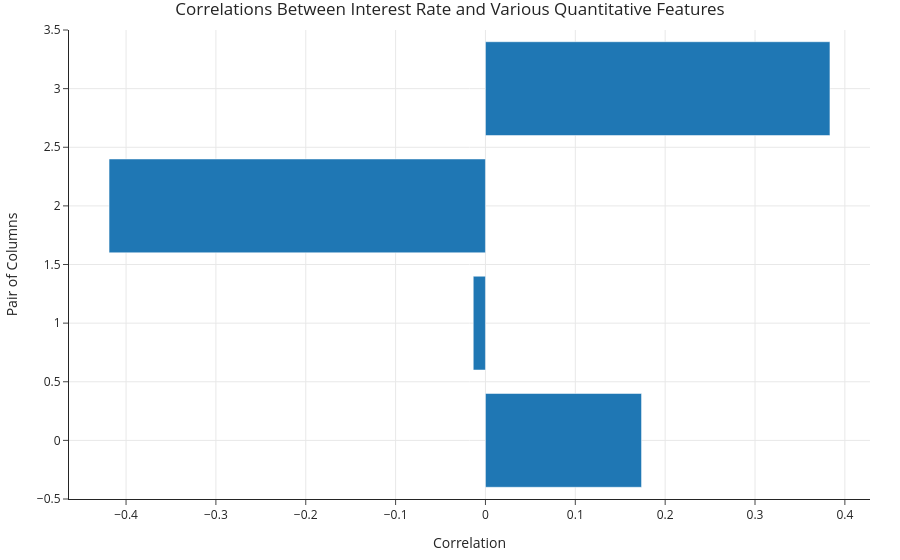

Here is the notebook cell this chart was saved with:
### Markdown cell above
Run the cell below to draw a bar chart of the four correlations you computed, stored in `q2_correlations`.

### Code cell
(
    q2_correlations
    .plot(kind='barh', 
          title='Correlations Between Interest Rate and Various Quantitative Features',
          labels={'index': 'Pair of Columns', 'value': 'Correlation'}
         )
    .update_layout(showlegend=False)
)

### Figure 1 — Plotly figure (JSON) as saved in the notebook; plotly's stock layout.template omitted (floating-point values rounded to 4 significant figures)
{"data": [{"alignmentgroup": "True", "hovertemplate": "variable=0<br>Correlation=%{x}<br>Pair of Columns=%{y}<extra></extra>", "legendgroup": "0", "marker": {"color": "#1F77B4", "pattern": {"shape": ""}}, "name": "0", "offsetgroup": "0", "orientation": "h", "showlegend": true, "textposition": "auto", "type": "bar", "x": [0.1737, -0.01359, -0.4189, 0.3834], "xaxis": "x", "y": [0, 1, 2, 3], "yaxis": "y"}], "layout": {"barmode": "relative", "legend": {"title": {"text": "variable"}, "tracegroupgap": 0}, "showlegend": false, "title": {"text": "Correlations Between Interest Rate and Various Quantitative Features"}, "xaxis": {"anchor": "y", "domain": [0, 1], "title": {"text": "Correlation"}}, "yaxis": {"anchor": "x", "domain": [0, 1], "title": {"text": "Pair of Columns"}}}}
